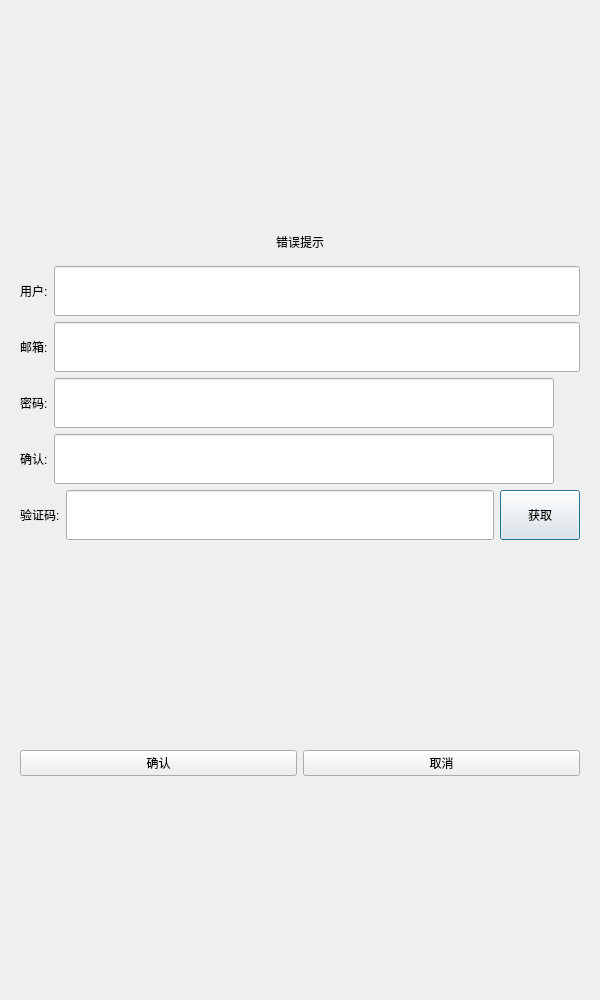
<?xml version="1.0" encoding="UTF-8"?>
<ui version="4.0">
 <class>RegisterDialog</class>
 <widget class="QDialog" name="RegisterDialog">
  <property name="geometry">
   <rect>
    <x>0</x>
    <y>0</y>
    <width>600</width>
    <height>1000</height>
   </rect>
  </property>
  <property name="minimumSize">
   <size>
    <width>600</width>
    <height>1000</height>
   </size>
  </property>
  <property name="windowTitle">
   <string>Dialog</string>
  </property>
  <layout class="QVBoxLayout" name="verticalLayout_2">
   <item>
    <layout class="QVBoxLayout" name="verticalLayout">
     <item>
      <widget class="QStackedWidget" name="stackedWidget">
       <property name="currentIndex">
        <number>0</number>
       </property>
       <widget class="QWidget" name="page">
        <layout class="QVBoxLayout" name="verticalLayout_3">
         <item>
          <spacer name="verticalSpacer">
           <property name="orientation">
            <enum>Qt::Vertical</enum>
           </property>
           <property name="sizeHint" stdset="0">
            <size>
             <width>20</width>
             <height>40</height>
            </size>
           </property>
          </spacer>
         </item>
         <item>
          <widget class="QWidget" name="widget" native="true">
           <layout class="QVBoxLayout" name="verticalLayout_4">
            <item>
             <widget class="QLabel" name="err_tip">
              <property name="text">
               <string>错误提示</string>
              </property>
              <property name="alignment">
               <set>Qt::AlignCenter</set>
              </property>
             </widget>
            </item>
           </layout>
          </widget>
         </item>
         <item>
          <layout class="QHBoxLayout" name="horizontalLayout">
           <item>
            <widget class="QLabel" name="user_label">
             <property name="minimumSize">
              <size>
               <width>0</width>
               <height>50</height>
              </size>
             </property>
             <property name="text">
              <string>用户:</string>
             </property>
            </widget>
           </item>
           <item>
            <widget class="QLineEdit" name="user_edit">
             <property name="minimumSize">
              <size>
               <width>0</width>
               <height>50</height>
              </size>
             </property>
            </widget>
           </item>
          </layout>
         </item>
         <item>
          <layout class="QHBoxLayout" name="horizontalLayout_2">
           <item>
            <widget class="QLabel" name="email_label">
             <property name="minimumSize">
              <size>
               <width>0</width>
               <height>50</height>
              </size>
             </property>
             <property name="text">
              <string>邮箱:</string>
             </property>
            </widget>
           </item>
           <item>
            <widget class="QLineEdit" name="email_edit">
             <property name="minimumSize">
              <size>
               <width>0</width>
               <height>50</height>
              </size>
             </property>
            </widget>
           </item>
          </layout>
         </item>
         <item>
          <layout class="QHBoxLayout" name="horizontalLayout_3">
           <item>
            <widget class="QLabel" name="pass_label">
             <property name="minimumSize">
              <size>
               <width>0</width>
               <height>50</height>
              </size>
             </property>
             <property name="text">
              <string>密码:</string>
             </property>
            </widget>
           </item>
           <item>
            <widget class="QLineEdit" name="pass_edit">
             <property name="minimumSize">
              <size>
               <width>0</width>
               <height>50</height>
              </size>
             </property>
            </widget>
           </item>
           <item>
            <widget class="ClickedLabel" name="pass_visible">
             <property name="minimumSize">
              <size>
               <width>20</width>
               <height>20</height>
              </size>
             </property>
             <property name="maximumSize">
              <size>
               <width>20</width>
               <height>20</height>
              </size>
             </property>
             <property name="text">
              <string/>
             </property>
            </widget>
           </item>
          </layout>
         </item>
         <item>
          <layout class="QHBoxLayout" name="horizontalLayout_4">
           <item>
            <widget class="QLabel" name="confirm_label">
             <property name="minimumSize">
              <size>
               <width>0</width>
               <height>50</height>
              </size>
             </property>
             <property name="text">
              <string>确认:</string>
             </property>
            </widget>
           </item>
           <item>
            <widget class="QLineEdit" name="confirm_edit">
             <property name="minimumSize">
              <size>
               <width>0</width>
               <height>50</height>
              </size>
             </property>
            </widget>
           </item>
           <item>
            <widget class="ClickedLabel" name="confirm_visible">
             <property name="minimumSize">
              <size>
               <width>20</width>
               <height>20</height>
              </size>
             </property>
             <property name="maximumSize">
              <size>
               <width>20</width>
               <height>20</height>
              </size>
             </property>
             <property name="text">
              <string/>
             </property>
            </widget>
           </item>
          </layout>
         </item>
         <item>
          <layout class="QHBoxLayout" name="horizontalLayout_5">
           <item>
            <widget class="QLabel" name="varify_label">
             <property name="minimumSize">
              <size>
               <width>0</width>
               <height>50</height>
              </size>
             </property>
             <property name="text">
              <string>验证码:</string>
             </property>
            </widget>
           </item>
           <item>
            <widget class="QLineEdit" name="varify_edit">
             <property name="minimumSize">
              <size>
               <width>0</width>
               <height>50</height>
              </size>
             </property>
            </widget>
           </item>
           <item>
            <widget class="TimerBtn" name="get_code">
             <property name="minimumSize">
              <size>
               <width>0</width>
               <height>50</height>
              </size>
             </property>
             <property name="text">
              <string>获取</string>
             </property>
            </widget>
           </item>
          </layout>
         </item>
         <item>
          <spacer name="verticalSpacer_2">
           <property name="orientation">
            <enum>Qt::Vertical</enum>
           </property>
           <property name="sizeHint" stdset="0">
            <size>
             <width>20</width>
             <height>40</height>
            </size>
           </property>
          </spacer>
         </item>
         <item>
          <layout class="QHBoxLayout" name="horizontalLayout_6">
           <item>
            <widget class="QPushButton" name="sure_btn">
             <property name="text">
              <string>确认</string>
             </property>
            </widget>
           </item>
           <item>
            <widget class="QPushButton" name="cancel_btn">
             <property name="text">
              <string>取消</string>
             </property>
            </widget>
           </item>
          </layout>
         </item>
         <item>
          <spacer name="verticalSpacer_3">
           <property name="orientation">
            <enum>Qt::Vertical</enum>
           </property>
           <property name="sizeHint" stdset="0">
            <size>
             <width>20</width>
             <height>40</height>
            </size>
           </property>
          </spacer>
         </item>
        </layout>
       </widget>
       <widget class="QWidget" name="page_2">
        <layout class="QVBoxLayout" name="verticalLayout_5">
         <item>
          <spacer name="verticalSpacer_4">
           <property name="orientation">
            <enum>Qt::Vertical</enum>
           </property>
           <property name="sizeHint" stdset="0">
            <size>
             <width>20</width>
             <height>40</height>
            </size>
           </property>
          </spacer>
         </item>
         <item>
          <widget class="QLabel" name="tip_lib">
           <property name="minimumSize">
            <size>
             <width>40</width>
             <height>100</height>
            </size>
           </property>
           <property name="text">
            <string>注册成功：5s后返回登录</string>
           </property>
           <property name="alignment">
            <set>Qt::AlignCenter</set>
           </property>
          </widget>
         </item>
         <item>
          <widget class="QLabel" name="tip_lib2">
           <property name="text">
            <string>可点击返回按钮直接返回登录界面</string>
           </property>
           <property name="alignment">
            <set>Qt::AlignCenter</set>
           </property>
          </widget>
         </item>
         <item>
          <spacer name="verticalSpacer_5">
           <property name="orientation">
            <enum>Qt::Vertical</enum>
           </property>
           <property name="sizeHint" stdset="0">
            <size>
             <width>20</width>
             <height>40</height>
            </size>
           </property>
          </spacer>
         </item>
         <item>
          <widget class="QWidget" name="widget_2" native="true">
           <layout class="QHBoxLayout" name="horizontalLayout_7">
            <item>
             <spacer name="horizontalSpacer">
              <property name="orientation">
               <enum>Qt::Horizontal</enum>
              </property>
              <property name="sizeHint" stdset="0">
               <size>
                <width>40</width>
                <height>20</height>
               </size>
              </property>
             </spacer>
            </item>
            <item>
             <widget class="QPushButton" name="return_btn">
              <property name="minimumSize">
               <size>
                <width>0</width>
                <height>50</height>
               </size>
              </property>
              <property name="maximumSize">
               <size>
                <width>16777215</width>
                <height>50</height>
               </size>
              </property>
              <property name="text">
               <string>返回登录</string>
              </property>
             </widget>
            </item>
            <item>
             <spacer name="horizontalSpacer_2">
              <property name="orientation">
               <enum>Qt::Horizontal</enum>
              </property>
              <property name="sizeHint" stdset="0">
               <size>
                <width>40</width>
                <height>20</height>
               </size>
              </property>
             </spacer>
            </item>
           </layout>
          </widget>
         </item>
         <item>
          <spacer name="verticalSpacer_6">
           <property name="orientation">
            <enum>Qt::Vertical</enum>
           </property>
           <property name="sizeHint" stdset="0">
            <size>
             <width>20</width>
             <height>40</height>
            </size>
           </property>
          </spacer>
         </item>
        </layout>
       </widget>
      </widget>
     </item>
    </layout>
   </item>
  </layout>
 </widget>
 <customwidgets>
  <customwidget>
   <class>TimerBtn</class>
   <extends>QPushButton</extends>
   <header>timerbtn.h</header>
  </customwidget>
  <customwidget>
   <class>ClickedLabel</class>
   <extends>QLabel</extends>
   <header>clickedlabel.h</header>
  </customwidget>
 </customwidgets>
 <resources/>
 <connections/>
</ui>
